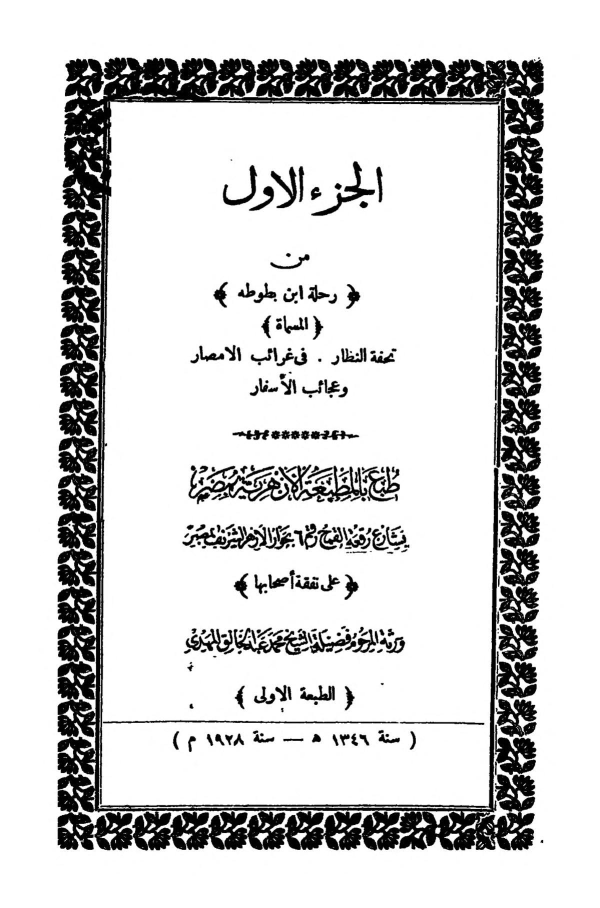
#> input picture image-library/ibn-battuta/rihla_title_page_1928.jpg, 1200 x 1816 px, found by its file name (shown at 1/2 size)
$ python -i intro.py   (imports and definitions only)
#> lines starting #> are read from the running program, lines starting #| are printed output that depends on the picture
"""5-second documentary-style intro: fast archive montage of Morocco, ending on a title. 16:9."""
import math, sys, subprocess, json, os
import numpy as np
from PIL import Image, ImageDraw, ImageFilter, ImageFont, ImageOps, ImageEnhance

D, FD, OUT = sys.argv[1], sys.argv[2], sys.argv[3]
PREVIEW = sys.argv[4:]
W, H, FPS, DUR = 1920, 1080, 30, 5.0
NF = int(DUR * FPS)
RED = (226, 32, 36)

def ss(x):
    x = min(max(x, 0.0), 1.0); return x * x * (3 - 2 * x)
def eo(x):
    x = min(max(x, 0.0), 1.0); return 1 - (1 - x) ** 3
def font(name, size, axes=None):
    f = ImageFont.truetype(FD + "/" + name, size, layout_engine=ImageFont.Layout.RAQM)
    if axes:
        try: f.set_variation_by_axes(axes)
        except Exception: pass
    return f
F_EN = font("Anton.ttf", 150)
F_AR = font("Cairo.ttf", 120, [900, 0])
F_TAG = font("Cairo.ttf", 44, [800, 0])
F_TYPE = font("SpecialElite.ttf", 50)
def is_ar(s): return any("؀" <= c <= "ۿ" for c in s)
def kw(s): return {"direction": "rtl", "language": "ar"} if is_ar(s) else {}
# [14 lines left out: functions text_box, wipe, not called in this run]

# ---------- shots ----------
# [1 line not run here, left out]
def prep(path):
    im = Image.open(D + "/img/" + path).convert("RGB")
#> im is the input picture: PIL image 1200x1816 RGB; min 0, max 255, mean 211.7
    g = ImageOps.autocontrast(ImageOps.grayscale(im), cutoff=1)
    g = ImageEnhance.Contrast(g).enhance(1.3)
    im = Image.merge("RGB", [g.point(lambda v: min(255, int(v * 1.03))), g, g.point(lambda v: int(v * 0.95))])
    # cover-fit at 1.15x of frame so we can zoom/pan
    s = max(W * 1.18 / im.width, H * 1.18 / im.height)
#> s = 1.89
    return im.resize((int(im.width * s), int(im.height * s)), Image.LANCZOS)
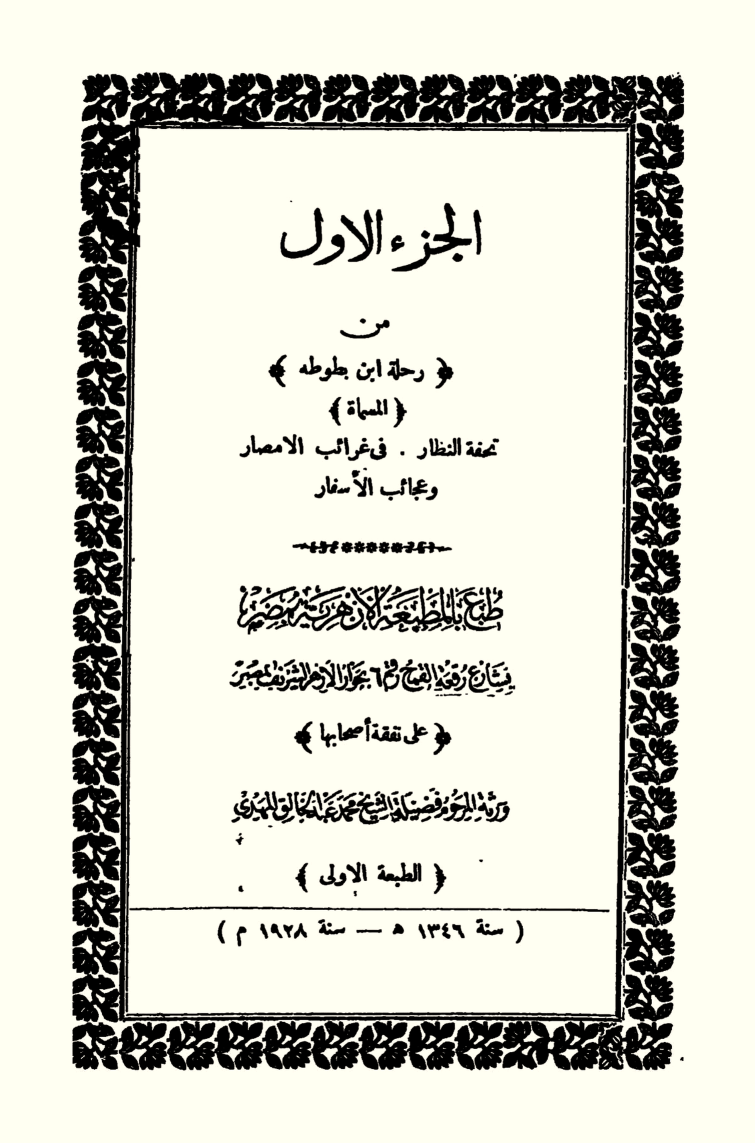
#> returned value: PIL image 2265x3428 RGB (shown at 1/3 size); mean R, G, B 210.4, 210.2, 199.6
imgs = {}
# [2 lines not run here, left out]
# timeline: accelerating cuts
t = 0.0
# [2 lines not run here, left out]
# [1 line that did not run here, left out]
TAGS = {}

yy, xx = np.mgrid[0:H, 0:W].astype(np.float32)
VIG = np.clip(1 - 0.8 * (((xx - W / 2) / (W * 0.62)) ** 2 + ((yy - H / 2) / (H * 0.62)) ** 2), 0.2, 1)[..., None]
rng = np.random.default_rng(3)
GRAIN = [rng.normal(0, 14, (H // 2, W // 2)).astype(np.float32) for _ in range(8)]
# [98 lines left out: functions scratches, circle_pts, render, not called in this run]

# [4 lines not run here, left out]
# [2 lines that did not run here, left out]
# [3 lines not run here, left out]

>>> result = prep('../../image-library/ibn-battuta/rihla_title_page_1928.jpg')
